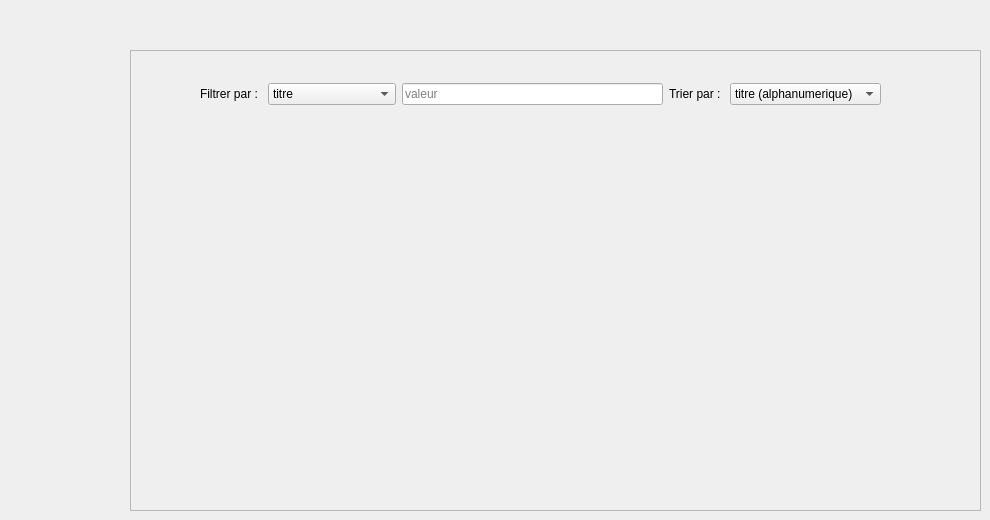
   <widget class="QWidget" name="page_8">
    <widget class="QWidget" name="verticalWidget" native="true">
     <property name="geometry">
      <rect>
       <x>130</x>
       <y>50</y>
       <width>851</width>
       <height>461</height>
      </rect>
     </property>
     <layout class="QVBoxLayout" name="verticalLayout_5">
      <item>
       <widget class="QScrollArea" name="scrollArea">
        <property name="widgetResizable">
         <bool>true</bool>
        </property>
        <widget class="QWidget" name="scrollAreaWidgetContents_2">
         <property name="geometry">
          <rect>
           <x>0</x>
           <y>0</y>
           <width>831</width>
           <height>441</height>
          </rect>
         </property>
        </widget>
       </widget>
      </item>
     </layout>
    </widget>
    <widget class="QWidget" name="layoutWidget">
     <property name="geometry">
      <rect>
       <x>200</x>
       <y>80</y>
       <width>681</width>
       <height>28</height>
      </rect>
     </property>
     <layout class="QHBoxLayout" name="horizontalLayout_27">
      <item>
       <layout class="QHBoxLayout" name="horizontalLayout_25">
        <item>
         <widget class="QLabel" name="label_filtrerparAnnonce">
          <property name="text">
           <string>Filtrer par : </string>
          </property>
         </widget>
        </item>
        <item>
         <widget class="QComboBox" name="comboBox_6">
          <item>
           <property name="text">
            <string>titre</string>
           </property>
          </item>
          <item>
           <property name="text">
            <string>statue</string>
           </property>
          </item>
          <item>
           <property name="text">
            <string>date de creation &lt; </string>
           </property>
          </item>
          <item>
           <property name="text">
            <string>date de creation &gt; </string>
           </property>
          </item>
          <item>
           <property name="text">
            <string>duree &lt;</string>
           </property>
          </item>
          <item>
           <property name="text">
            <string>duree &gt;</string>
           </property>
          </item>
         </widget>
        </item>
        <item>
         <widget class="QLineEdit" name="filtre_val">
          <property name="placeholderText">
           <string>valeur</string>
          </property>
         </widget>
        </item>
       </layout>
      </item>
      <item>
       <layout class="QHBoxLayout" name="horizontalLayout_26">
        <item>
         <widget class="QLabel" name="label_TrierParAnnonce">
          <property name="text">
           <string>Trier par : </string>
          </property>
         </widget>
        </item>
        <item>
         <widget class="QComboBox" name="comboBox_7">
          <item>
           <property name="text">
            <string>titre (alphanumerique) </string>
           </property>
          </item>
          <item>
           <property name="text">
            <string>date de creation &lt; </string>
           </property>
          </item>
          <item>
           <property name="text">
            <string>date de creation &gt;</string>
           </property>
          </item>
          <item>
           <property name="text">
            <string>duree &lt;</string>
           </property>
          </item>
          <item>
           <property name="text">
            <string>duree &gt; </string>
           </property>
          </item>
         </widget>
        </item>
       </layout>
      </item>
     </layout>
    </widget>
    <widget class="QPushButton" name="pushButton_precedentConsulterAnnonces">
     <property name="geometry">
      <rect>
       <x>40</x>
       <y>20</y>
       <width>51</width>
       <height>41</height>
      </rect>
     </property>
     <property name="styleSheet">
      <string notr="true">background-color: transparent; border: 0px </string>
     </property>
     <property name="text">
      <string/>
     </property>
     <property name="icon">
      <iconset resource="resources.qrc">
       <normaloff>:/new/prefix1/resources/icons8-annuler-48.png</normaloff>:/new/prefix1/resources/icons8-annuler-48.png</iconset>
     </property>
     <property name="iconSize">
      <size>
       <width>80</width>
       <height>80</height>
      </size>
     </property>
    </widget>
   </widget>
